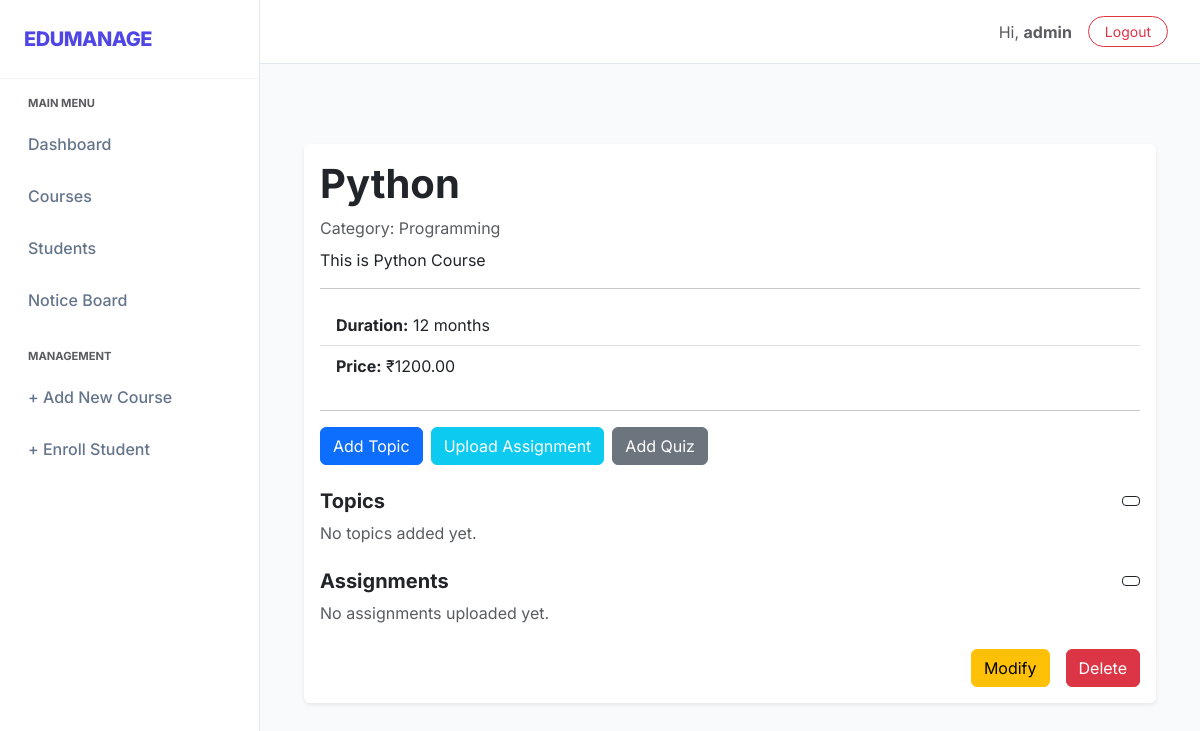
The app's page /admin-panel/courses/1/ (signed in), older data.
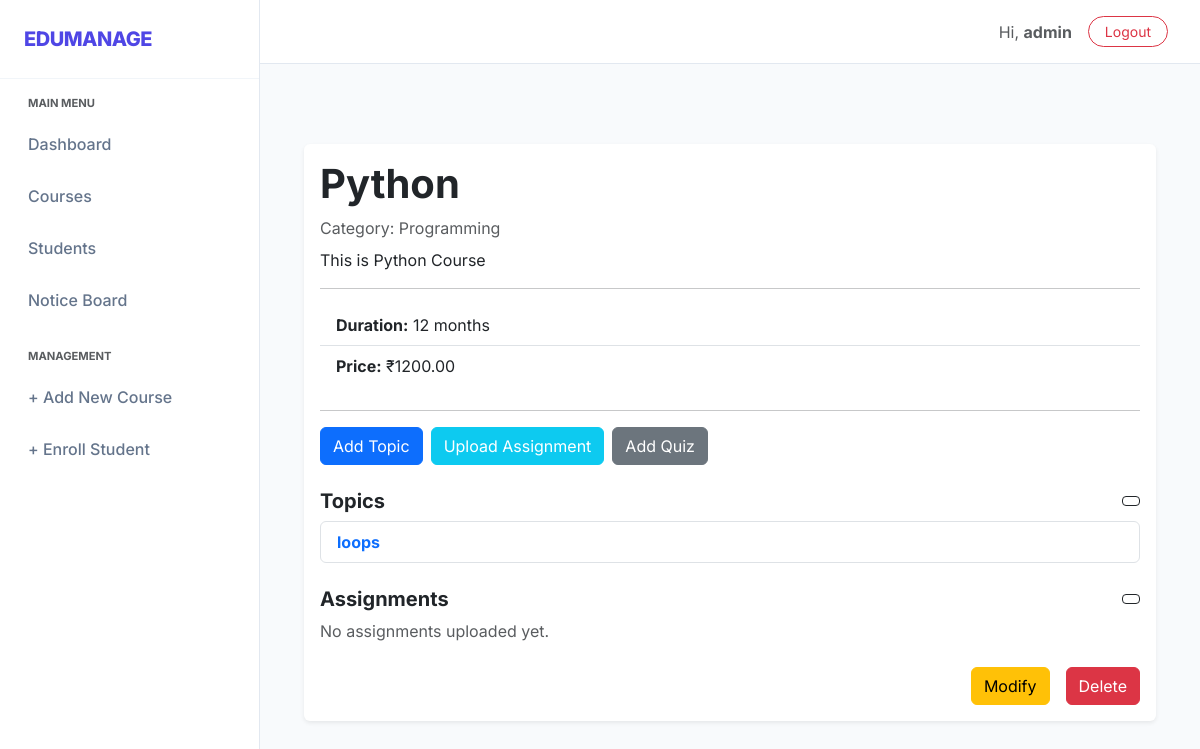
The same page, newer data.
### myapp/models.py (models this page shows, shortened)
class Topic(models.Model):
    course = models.ForeignKey(Course, on_delete=models.CASCADE, related_name="topics")
    title = models.CharField(max_length=200)
    description = models.TextField()

### myapp/views.py (the view)
# urls.py: path('courses/<int:course_id>/', views.course_detail, name='course_detail'),
@login_required
def course_detail(request, course_id):
    course = get_object_or_404(Course, id=course_id)
    students = course.enrolled_students.all()
    topics = course.topics.all()
    assignments = course.assignments.all()
    quizzes = course.quizzes.all()
    assignment_form = AssignmentForm()
    quiz_form = QuizForm()
    context = {
        "course": course,
        "students": students,
        "topics": topics,
        "assignments": assignments,
        "quizzes": quizzes,
        "assignment_form": assignment_form,
        "quiz_form": quiz_form,
    }
    return render(request, "myapp/course_detail.html", context)

### myapp/templates/myapp/course_detail.html (shortened to what the changed rows need)
{% extends 'myapp/index.html' %}
{% block content %}
<div class="container my-5">
    <div class="card shadow-sm border-0">
        <div class="card-body">
            <h2 class="card-title display-6 fw-bold">{{ course.name }}</h2>
<div class="mt-4">
    <div id="topicsList" class="collapse show">
        {% if topics %}
            <ul class="list-group mb-3">
                {% for topic in topics %}
                <li class="list-group-item">
                    <a href="{% url 'myapp:topic_detail' topic.id %}" class="text-decoration-none fw-bold">
                        {{ topic.title }}
                    </a>
                </li>
                {% endfor %}
            </ul>
        {% else %}
            <p class="text-muted">No topics added yet.</p>
        {% endif %}
    </div>
</div>
        </div>
    </div>
</div>
{% endblock %}

Row changes from the older to the newer data that the page shows:
added Topic: title "loops"
Text that changed along with them:
text no longer shown: "No topics added yet."
